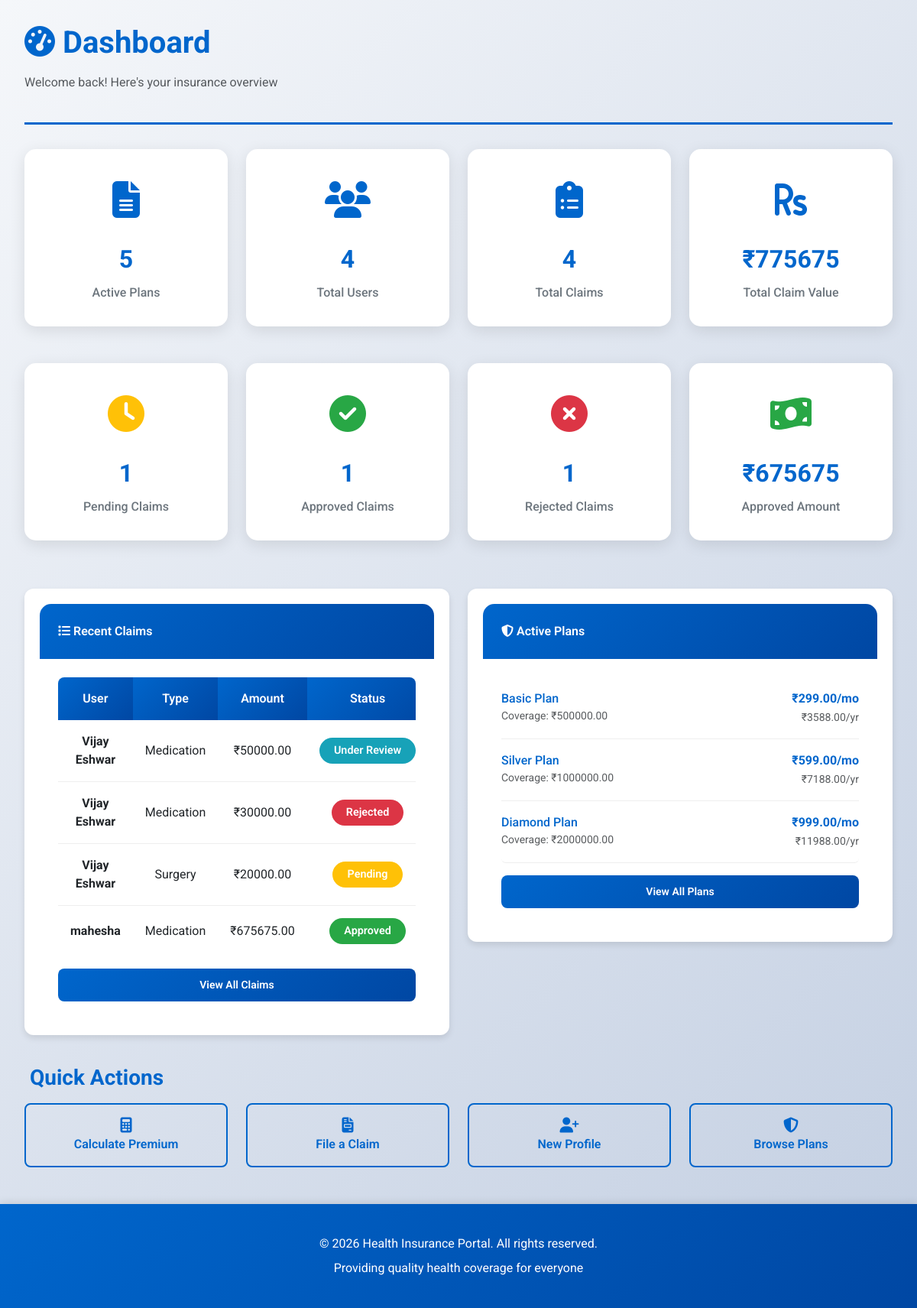
The page / on the database its author committed.
### insurance/models.py (models this page shows, shortened)
class Claim(models.Model):
    STATUS_CHOICES = [
        ('pending', 'Pending'),
        ('under_review', 'Under Review'),
        ('approved', 'Approved'),
        ('rejected', 'Rejected'),
    ]
    CLAIM_TYPE_CHOICES = [
        ('hospitalization', 'Hospitalization'),
        ('outpatient', 'Outpatient'),
        ('medication', 'Medication'),
        ('diagnostic', 'Diagnostic Tests'),
        ('surgery', 'Surgery'),
        ('other', 'Other'),
    ]
    user = models.ForeignKey(
        UserProfile, on_delete=models.CASCADE, related_name='claims'
    )
    claim_type = models.CharField(max_length=30, choices=CLAIM_TYPE_CHOICES)
    amount = models.DecimalField(max_digits=12, decimal_places=2)
    status = models.CharField(
        max_length=20, choices=STATUS_CHOICES, default='pending'
    )
    description = models.TextField()
    hospital_name = models.CharField(max_length=200, blank=True)
    date_of_service = models.DateField()
    date_filed = models.DateTimeField(auto_now_add=True)
    date_updated = models.DateTimeField(auto_now=True)
    rejection_reason = models.TextField(blank=True, null=True, help_text="Reason for claim rejection")
    admin_notes = models.TextField(blank=True, null=True, help_text="Internal notes from admin")
    class Meta:
        ordering = ['-date_filed']

class UserProfile(models.Model):
    name = models.CharField(max_length=200)
    email = models.EmailField(unique=True)
    phone = models.CharField(max_length=20, blank=True)
    age = models.PositiveIntegerField()
    address = models.TextField(blank=True)
    selected_plan = models.ForeignKey(
        InsurancePlan, on_delete=models.SET_NULL, null=True, blank=True,
        related_name='subscribers'
    )
    created_at = models.DateTimeField(auto_now_add=True)
    updated_at = models.DateTimeField(auto_now=True)

class InsurancePlan(models.Model):
    PLAN_TYPE_CHOICES = [
        ('basic', 'Basic'),
        ('silver', 'Silver'),
        ('standard', 'Standard'),
        ('diamond', 'Diamond'),
        ('premium', 'Premium'),
    ]
    BILLING_FREQUENCY_CHOICES = [
        ('monthly', 'Monthly'),
        ('yearly', 'Yearly'),
    ]
    name = models.CharField(max_length=200)
    plan_type = models.CharField(max_length=20, choices=PLAN_TYPE_CHOICES)
    coverage_amount = models.DecimalField(max_digits=12, decimal_places=2)
    monthly_premium = models.DecimalField(max_digits=10, decimal_places=2)
    billing_frequency = models.CharField(max_length=20, choices=BILLING_FREQUENCY_CHOICES, default='monthly')
    description = models.TextField()
    features = models.TextField(help_text="Comma-separated list of features")
    is_active = models.BooleanField(default=True)
    created_at = models.DateTimeField(auto_now_add=True)
    def annual_premium(self):
        return self.monthly_premium * 12
    class Meta:
        ordering = ['monthly_premium']

### insurance/views.py (the view)
# urls.py: path('', views.dashboard, name='dashboard'),
def dashboard(request):
    total_plans = InsurancePlan.objects.filter(is_active=True).count()
    total_users = UserProfile.objects.count()
    total_claims = Claim.objects.count()
    pending_claims = Claim.objects.filter(status='pending').count()
    approved_claims = Claim.objects.filter(status='approved').count()
    rejected_claims = Claim.objects.filter(status='rejected').count()
    total_claim_amount = Claim.objects.aggregate(
        total=Sum('amount'))['total'] or 0
    approved_amount = Claim.objects.filter(status='approved').aggregate(
        total=Sum('amount'))['total'] or 0
    recent_claims = Claim.objects.select_related('user')[:5]
    plans = InsurancePlan.objects.filter(is_active=True)[:3]
    context = {
        'total_plans': total_plans,
        'total_users': total_users,
        'total_claims': total_claims,
        'pending_claims': pending_claims,
        'approved_claims': approved_claims,
        'rejected_claims': rejected_claims,
        'total_claim_amount': total_claim_amount,
        'approved_amount': approved_amount,
        'recent_claims': recent_claims,
        'plans': plans,
    }
    return render(request, 'insurance/dashboard.html', context)

### insurance/templates/insurance/dashboard.html (shortened to what this page needs)
{% extends 'insurance/base.html' %}
{% block content %}
<div class="page-header">
    <h1><i class="fas fa-tachometer-alt"></i> Dashboard</h1>
    <p class="text-muted">Welcome back! Here's your insurance overview</p>
</div>
<div class="row mb-4">
    <div class="col-lg-3 col-md-6">
        <div class="stat-card">
            <div class="stat-icon"><i class="fas fa-file-alt"></i></div>
            <div class="stat-number">{{ total_plans }}</div>
            <div class="stat-label">Active Plans</div>
        </div>
    </div>
    <div class="col-lg-3 col-md-6">
        <div class="stat-card">
            <div class="stat-icon"><i class="fas fa-users"></i></div>
            <div class="stat-number">{{ total_users }}</div>
            <div class="stat-label">Total Users</div>
        </div>
    </div>
    <div class="col-lg-3 col-md-6">
        <div class="stat-card">
            <div class="stat-icon"><i class="fas fa-clipboard-list"></i></div>
            <div class="stat-number">{{ total_claims }}</div>
            <div class="stat-label">Total Claims</div>
        </div>
    </div>
    <div class="col-lg-3 col-md-6">
        <div class="stat-card">
            <div class="stat-icon"><i class="fas fa-rupee-sign"></i></div>
            <div class="stat-number">₹{{ total_claim_amount }}</div>
            <div class="stat-label">Total Claim Value</div>
        </div>
    </div>
</div>
<div class="row mb-4">
    <div class="col-lg-3 col-md-6">
        <div class="stat-card">
            <div class="stat-icon" style="color: #ffc107;"><i class="fas fa-clock"></i></div>
            <div class="stat-number">{{ pending_claims }}</div>
            <div class="stat-label">Pending Claims</div>
        </div>
    </div>
    <div class="col-lg-3 col-md-6">
        <div class="stat-card">
            <div class="stat-icon" style="color: #28a745;"><i class="fas fa-check-circle"></i></div>
            <div class="stat-number">{{ approved_claims }}</div>
            <div class="stat-label">Approved Claims</div>
        </div>
    </div>
    <div class="col-lg-3 col-md-6">
        <div class="stat-card">
            <div class="stat-icon" style="color: #dc3545;"><i class="fas fa-times-circle"></i></div>
            <div class="stat-number">{{ rejected_claims }}</div>
            <div class="stat-label">Rejected Claims</div>
        </div>
    </div>
    <div class="col-lg-3 col-md-6">
        <div class="stat-card">
            <div class="stat-icon" style="color: #28a745;"><i class="fas fa-money-bill-wave"></i></div>
            <div class="stat-number">₹{{ approved_amount }}</div>
            <div class="stat-label">Approved Amount</div>
        </div>
    </div>
</div>
<div class="row">
    <div class="col-lg-6">
        <div class="card">
            <div class="card-header">
                <i class="fas fa-list"></i> Recent Claims
            </div>
            <div class="card-body">
                {% if recent_claims %}
                    <div class="table-responsive">
                        <table class="table table-sm">
                            <thead>
                                <tr>
                                    <th>User</th>
                                    <th>Type</th>
                                    <th>Amount</th>
                                    <th>Status</th>
                                </tr>
                            </thead>
                            <tbody>
                                {% for claim in recent_claims %}
                                    <tr>
                                        <td><strong>{{ claim.user.name }}</strong></td>
                                        <td>{{ claim.get_claim_type_display }}</td>
                                        <td>₹{{ claim.amount }}</td>
                                        <td>
                                            <span class="badge" style="background: {% if claim.status == 'approved' %}#28a745{% elif claim.status == 'rejected' %}#dc3545{% elif claim.status == 'pending' %}#ffc107{% else %}#17a2b8{% endif %};">
                                                {{ claim.get_status_display }}
                                            </span>
                                        </td>
                                    </tr>
                                {% endfor %}
                            </tbody>
                        </table>
                    </div>
                    <a href="{% url 'insurance:claim_list' %}" class="btn btn-sm btn-primary w-100 mt-3">View All Claims</a>
                {% else %}
                    <p class="text-muted">No recent claims.</p>
                {% endif %}
            </div>
        </div>
    </div>
    <div class="col-lg-6">
        <div class="card">
            <div class="card-header">
                <i class="fas fa-shield-alt"></i> Active Plans
            </div>
            <div class="card-body">
                {% if plans %}
                    <div class="list-group">
                        {% for plan in plans %}
                            <a href="{% url 'insurance:plan_detail' plan.pk %}" class="list-group-item list-group-item-action" style="border: none; padding: 1rem 0; border-bottom: 1px solid #eee;">
                                <div class="d-flex w-100 justify-content-between align-items-center">
                                    <div>
                                        <h6 style="margin: 0; color: var(--primary);">{{ plan.name }}</h6>
                                        <small class="text-muted">Coverage: ₹{{ plan.coverage_amount }}</small>
                                    </div>
                                    <div style="text-align: right;">
                                        <strong style="color: var(--primary);">₹{{ plan.monthly_premium }}/mo</strong>
                                        <br>
                                        <small class="text-muted">₹{{ plan.annual_premium }}/yr</small>
                                    </div>
                                </div>
                            </a>
                        {% endfor %}
                    </div>
                    <a href="{% url 'insurance:plan_list' %}" class="btn btn-sm btn-primary w-100 mt-3">View All Plans</a>
                {% else %}
                    <p class="text-muted">No active plans.</p>
                {% endif %}
            </div>
        </div>
    </div>
</div>
<div class="row mt-4">
    <div class="col-12">
        <h3 class="mb-3"> Quick Actions</h3>
        <div class="row">
            <div class="col-md-3 col-sm-6 mb-3">
                <a href="{% url 'insurance:premium_calculator' %}" class="btn btn-outline-primary w-100 py-3">
                    <i class="fas fa-calculator fa-lg"></i><br>
                    <span>Calculate Premium</span>
                </a>
            </div>
            <div class="col-md-3 col-sm-6 mb-3">
                <a href="{% url 'insurance:claim_create' %}" class="btn btn-outline-primary w-100 py-3">
                    <i class="fas fa-file-invoice fa-lg"></i><br>
                    <span>File a Claim</span>
                </a>
            </div>
            <div class="col-md-3 col-sm-6 mb-3">
                <a href="{% url 'insurance:user_profile_create' %}" class="btn btn-outline-primary w-100 py-3">
                    <i class="fas fa-user-plus fa-lg"></i><br>
                    <span>New Profile</span>
                </a>
            </div>
            <div class="col-md-3 col-sm-6 mb-3">
                <a href="{% url 'insurance:plan_list' %}" class="btn btn-outline-primary w-100 py-3">
                    <i class="fas fa-shield-alt fa-lg"></i><br>
                    <span>Browse Plans</span>
                </a>
            </div>
        </div>
    </div>
</div>
{% endblock %}

### insurance/static/insurance/style.css (style rules this page uses)
:root { --primary: #0066cc; --secondary: #6c757d; --success: #28a745; --danger: #dc3545; --warning: #ffc107; --info: #17a2b8; --light: #f8f9fa; --dark: #343a40; --gradient: linear-gradient(135deg, #0066cc 0%, #0047a3 100%); --accent: #00d4ff; --silver: #c0c0c0; --diamond: #00d9ff; --gold: #ffd700; }
* { margin: 0; padding: 0; box-sizing: border-box; }
html, body { height: 100%; font-family: 'Roboto', sans-serif; }
body { background: linear-gradient(135deg, #f5f7fa 0%, #c3cfe2 100%); min-height: 100vh; display: flex; flex-direction: column; color: #333; }
h1, h2, h3 { font-weight: 700; color: var(--primary); margin-bottom: 1rem; }
.page-header { margin-bottom: 2rem; padding-bottom: 1.5rem; border-bottom: 3px solid var(--primary); }
.card { border: none; border-radius: 15px; box-shadow: 0 5px 20px rgba(0, 0, 0, 0.1); transition: all 0.3s ease; margin-bottom: 1.5rem; }
.card-header { background: var(--gradient); color: white; border-radius: 15px 15px 0 0 !important; border: none; font-weight: 600; padding: 1.5rem; }
.card-body { padding: 1.5rem; }
.btn-primary { background: var(--gradient); border: none; border-radius: 8px; font-weight: 600; padding: 0.7rem 1.5rem; transition: all 0.3s ease; }
.btn-outline-primary { color: var(--primary); border: 2px solid var(--primary); border-radius: 8px; font-weight: 600; transition: all 0.3s ease; }
.w-100 { width: 100%; }
.stat-card { background: white; border-radius: 15px; padding: 2rem; text-align: center; box-shadow: 0 5px 20px rgba(0, 0, 0, 0.1); margin-bottom: 1.5rem; transition: all 0.3s ease; }
.stat-icon { font-size: 3rem; color: var(--primary); margin-bottom: 1rem; }
.stat-number { font-size: 2rem; font-weight: 700; color: var(--primary); }
.stat-label { color: var(--secondary); font-weight: 500; margin-top: 0.5rem; }
.table { margin-bottom: 0; }
.table thead th { background: var(--primary); color: white; font-weight: 600; border: none; padding: 1rem; }
.table tbody td { padding: 1rem; border-color: #ddd; }
.card { background: #ffffff; border-radius: 12px; box-shadow: 0 4px 8px rgba(0,0,0,0.1); padding: 20px; margin: 15px 0; transition: transform 0.3s; }
.table-responsive { border-radius: 8px; overflow: hidden; }
.table thead th { background: var(--gradient); color: white; border: none; font-weight: 600; padding: 1rem; text-align: center; }
.table tbody td { padding: 1rem; vertical-align: middle; border: none; border-bottom: 1px solid #eee; text-align: center; }
.table tbody tr { transition: all 0.3s ease; }
.table tbody tr:last-child td { border-bottom: none; }
.badge { padding: 0.6rem 1.2rem; border-radius: 20px; font-weight: 600; font-size: 0.9rem; }

### rows shown on the page
Claim: user.name "Vijay Eshwar", claim_type "Medication", amount "50000.00", status "Under Review"
Claim: user.name "Vijay Eshwar", claim_type "Medication", amount "30000.00", status "Rejected"
Claim: user.name "Vijay Eshwar", claim_type "Surgery", amount "20000.00", status "Pending"
Claim: user.name "mahesha", claim_type "Medication", amount "675675.00", status "Approved"
InsurancePlan: name "Basic Plan", coverage_amount "500000.00", monthly_premium "299.00", annual_premium "3588.00"
InsurancePlan: name "Silver Plan", coverage_amount "1000000.00", monthly_premium "599.00", annual_premium "7188.00"
InsurancePlan: name "Diamond Plan", coverage_amount "2000000.00", monthly_premium "999.00", annual_premium "11988.00"

### other values the page prints
{{ total_plans }} "5"
{{ total_users }} "4"
{{ total_claims }} "4"
{{ total_claim_amount }} "775675"
{{ pending_claims }} "1"
{{ approved_claims }} "1"
{{ rejected_claims }} "1"
{{ approved_amount }} "675675"
